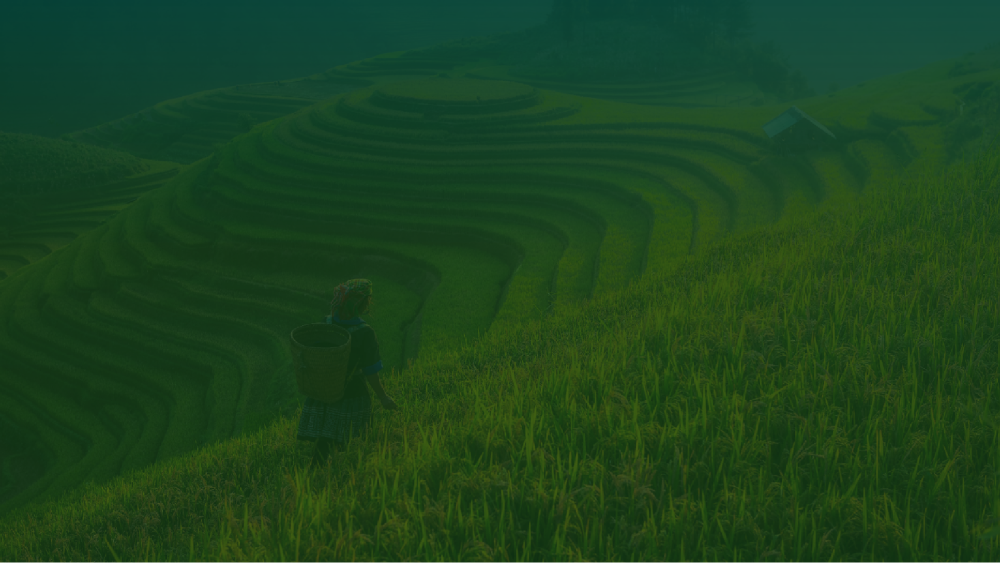
#> input picture 全域智监_2026-09-22/01_项目计划书/源文件/背景.png, 2001 x 1126 px, found by its file name (shown at 1/2 size)
$ python make_bg.py
#> lines starting #> are read from the running program, lines starting #| are printed output that depends on the picture
# -*- coding: utf-8 -*-
"""Prepare an A4-proportioned, lightened page background from 背景.png."""
from PIL import Image, ImageEnhance
import pathlib, sys, io
sys.stdout = io.TextIOWrapper(sys.stdout.buffer, encoding='utf-8')

BASE = pathlib.Path(r"d:\A汤福连的比赛与实验\BIT_CD")
src = BASE / "背景.png"
out = BASE / "项目计划书图片"
out.mkdir(exist_ok=True)

im = Image.open(src).convert('RGB')
W, H = im.size
#> W = 2001; H = 1126
print(f"原图: {W} x {H}")

# 1) 居中裁剪到 A4 比例（210:297）
ratio = 210 / 297
if W / H > ratio:
    nw = int(H * ratio)
#> nw = 796
    im = im.crop(((W - nw) // 2, 0, (W - nw) // 2 + nw, H))
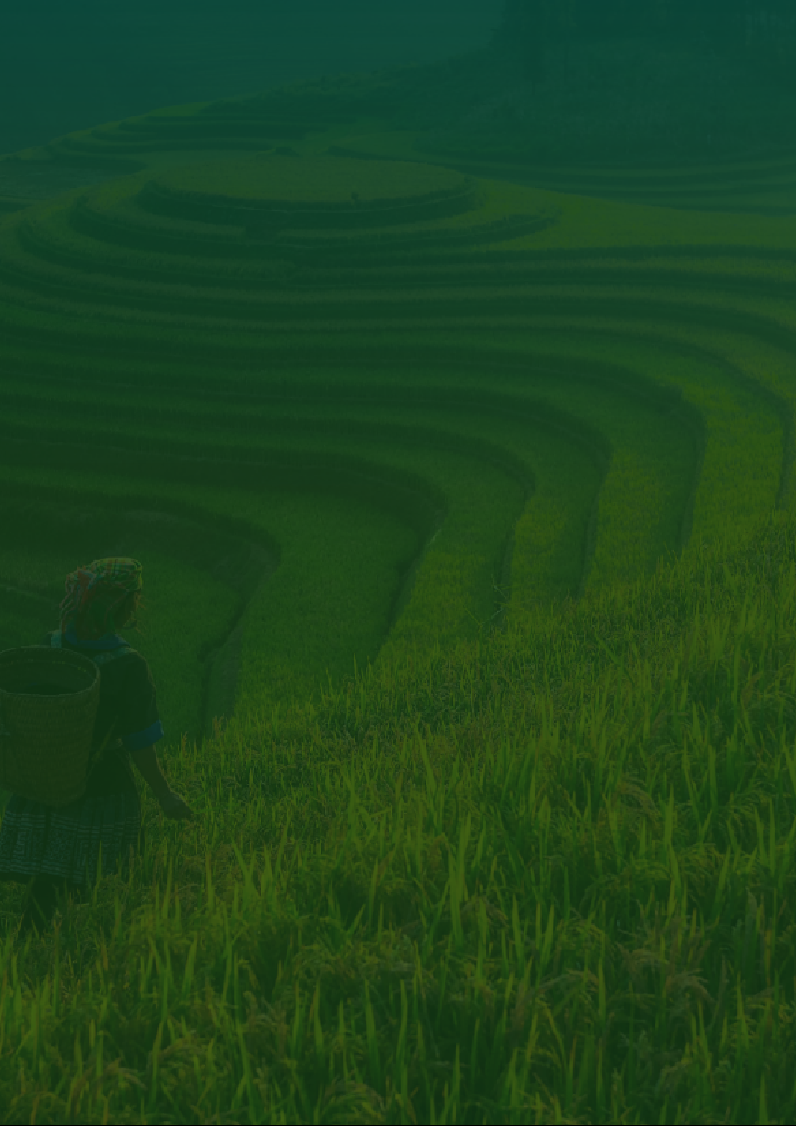
#> im: PIL image 796x1126 RGB; mean R, G, B 28.6, 67.7, 29.8
else:
    nh = int(W / ratio)
    im = im.crop((0, (H - nh) // 2, W, (H - nh) // 2 + nh))
print(f"A4 裁剪后: {im.size[0]} x {im.size[1]}")

# 2) 提高亮度、降低饱和，便于压住文字
im = ImageEnhance.Brightness(im).enhance(1.15)
im = ImageEnhance.Color(im).enhance(0.65)
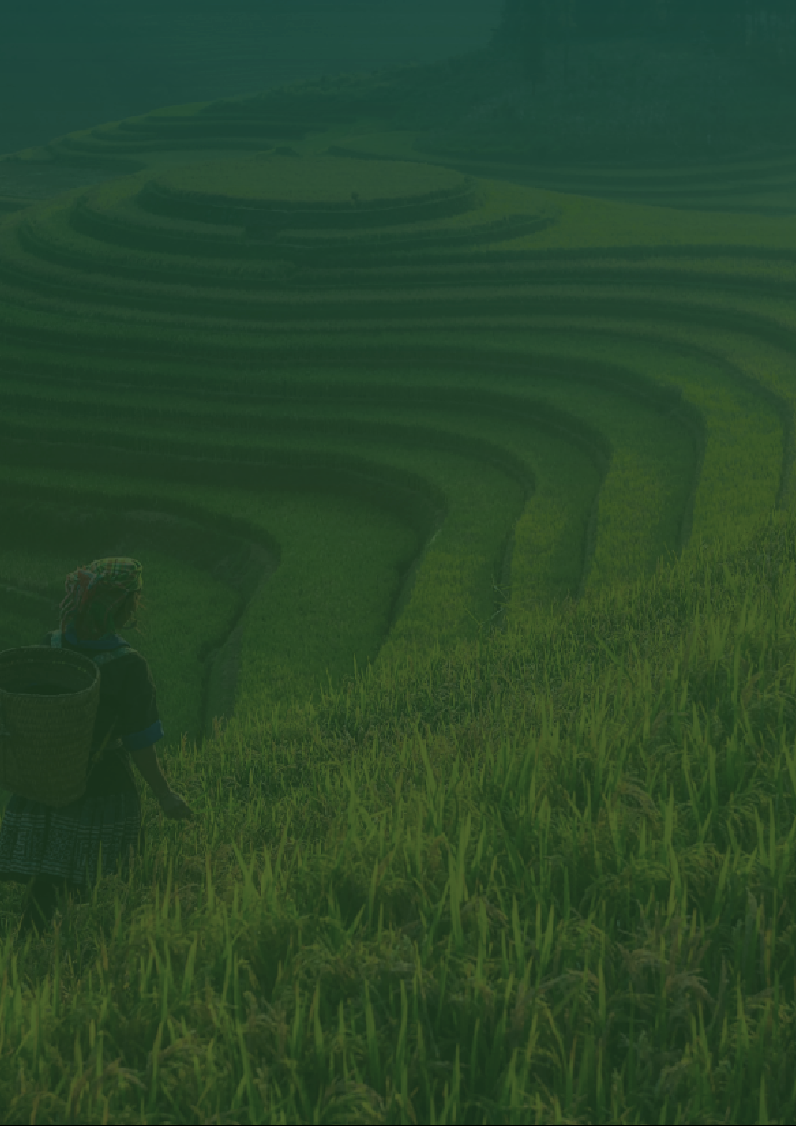
#> im: PIL image 796x1126 RGB; mean R, G, B 41.3, 70.5, 42.1

# 3) 与白底混合得到不同浓度的淡化版本
ALPHAS = [(0.08, '07'), (0.12, '12'), (0.18, '18')]
white = Image.new('RGB', im.size, (255, 255, 255))
#> white: PIL image 796x1126 RGB; every value is 255
thumbs = []
for a, tag in ALPHAS:
    v = Image.blend(white, im, a)
    name = out / f"背景_淡{tag}.png"
    v.save(name)
    print(f"  生成 {name.name}  (不透明度 {int(a*100)}%)")
    thumbs.append((tag, v))
#> this loop made 3 passes
#> pass 2, `v = Image.blend(white, im, a)`:
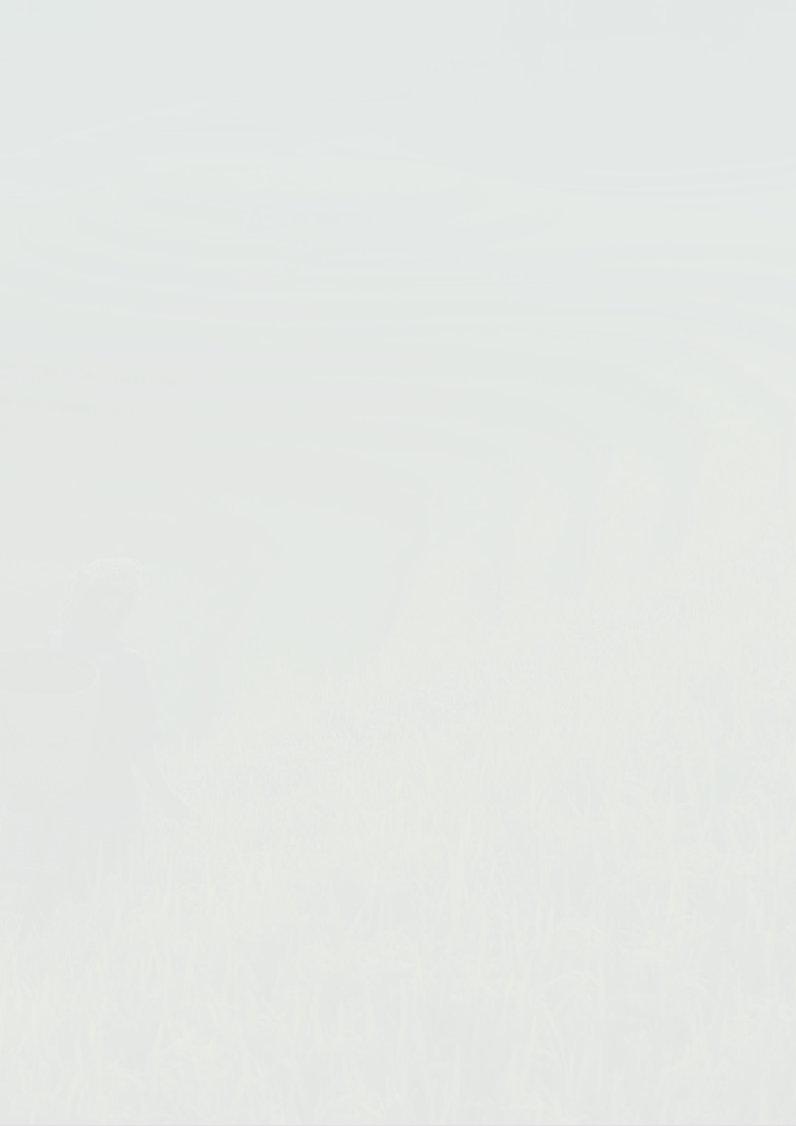
#> v: PIL image 796x1126 RGB; mean R, G, B 228.9, 232.4, 229
#> after the loop, thumbs = 3 items

# 4) 三联对比图（缩略）
tw, th = 420, 594
strip = Image.new('RGB', (tw * len(thumbs) + 20 * (len(thumbs) - 1), th + 40), (255, 255, 255))
#> strip: PIL image 1300x634 RGB; every value is 255
for i, (tag, v) in enumerate(thumbs):
    strip.paste(v.resize((tw, th), Image.LANCZOS), (i * (tw + 20), 40))
#> this loop made 3 passes
#> tag on passes 1 to 3: '07', '12', '18'
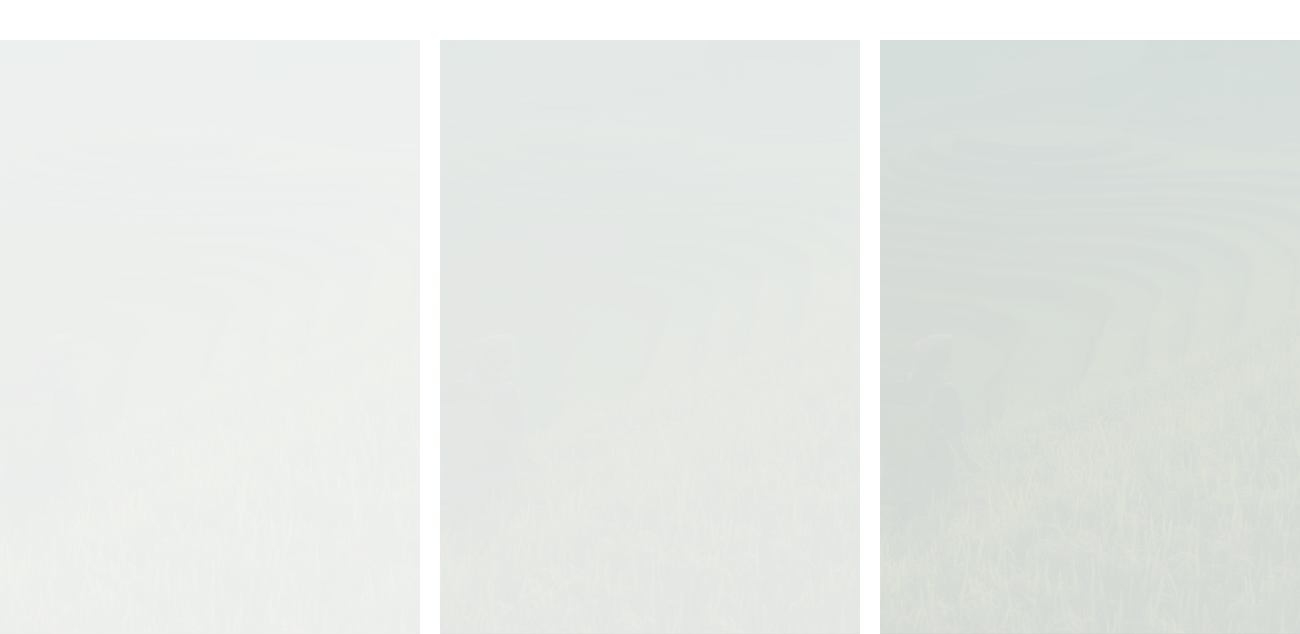
#> strip: PIL image 1300x634 RGB; mean R, G, B 230, 233.3, 230.1
strip.save(BASE / ".claude" / "bg_compare.png")
print("对比图: .claude/bg_compare.png")
